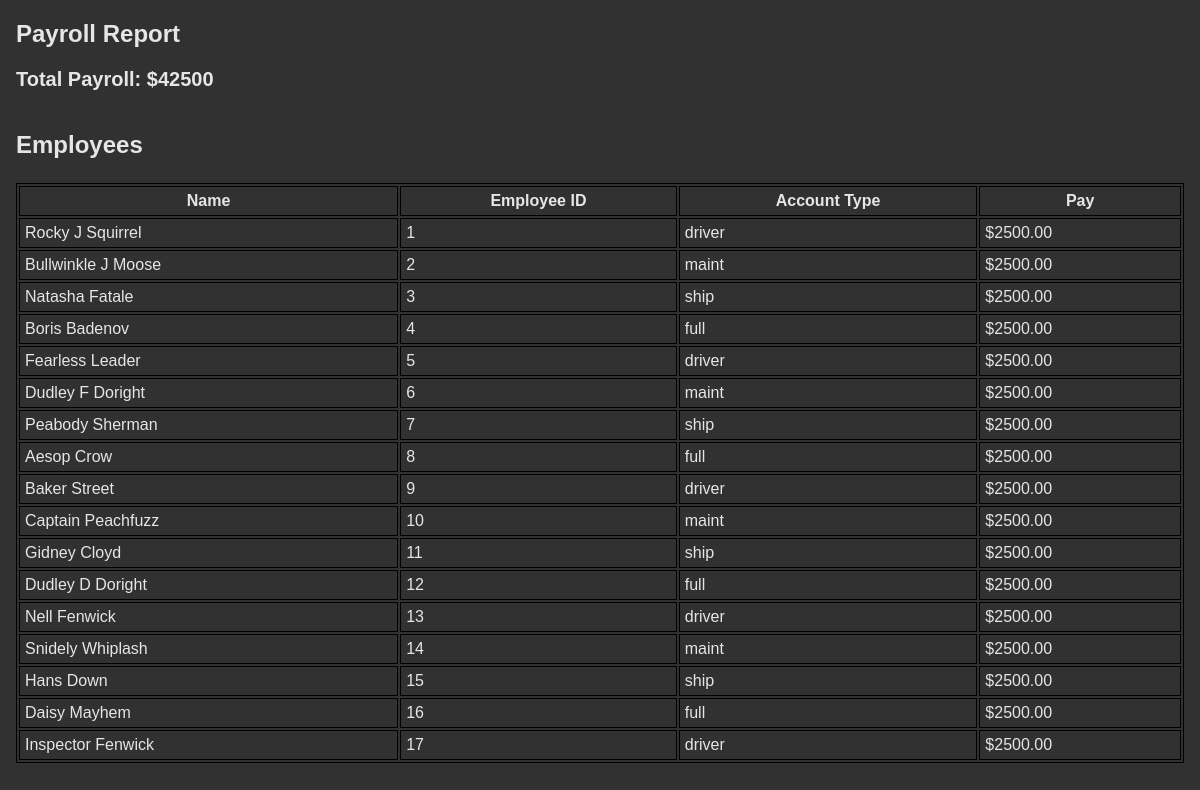
/payReport/25/25/, run on the app's committed database.
### truckr/models.py (models this page shows, shortened)
class employee(models.Model):
    fName = models.CharField(max_length=30)
    mName = models.CharField(max_length=30)
    lName = models.CharField(max_length=30)
    username = models.CharField(max_length=30)
    street = models.CharField(max_length=30)
    city = models.CharField(max_length=30)
    state = models.CharField(max_length=30)
    zipCode = models.CharField(max_length=5)
    homePhone= models.CharField(max_length=10)
    cellPhone= models.CharField(max_length=10)
    pay = models.DecimalField(max_digits=10, decimal_places=2)
    startDate = models.DateTimeField('Start Date')
    employeeID = models.IntegerField(primary_key=True)

### truckr/views.py (the view)
# urls.py: path('payReport/<int:year>/<int:month>/',views.payReport, name = 'payReport'),
def payReport(request, year, month):
    username = request.user.username
    nav = navigation(username)
    period = str(year) + str('{:02d}'.format(month))
    print('*' * 12,period)
    total = employee.objects.raw("SELECT truckr_account.employeeID, sum(pay) as total FROM payReport JOIN truckr_account ON payReport.ID = truckr_account.employeeID WHERE (yr||mo) <= '{}';".format(period))
    elst = employee.objects.raw("SELECT * FROM payReport JOIN truckr_account ON payReport.ID = truckr_account.employeeID WHERE (yr||mo) <= '{}';".format(period))
    filt = employee.objects.raw("SELECT truckr_account.employeeID,username,accountType FROM truckr_employee JOIN truckr_account ON truckr_employee.employeeID = truckr_account.employeeID WHERE accountType = 'full' and username = '{}';".format(username))
    context = {'nav':nav, 'total':total,'filt':filt,'elst':elst}
    return(render(request,'truckr/payReport.html',context))

### truckr/views.py (called while the page is built)
def navigation(username):
    nav = navbar.objects.raw(""" SELECT * FROM truckr_employee JOIN truckr_account ON truckr_employee.employeeID = truckr_account.employeeID JOIN truckr_navbar ON truckr_account.accountType = truckr_navbar.accountType WHERE truckr_employee.username = '%s' ORDER BY id; """ % username)
    return nav

### truckr/templates/truckr/payReport.html (shortened to what this page needs)
{% load static %}
<!DOCTYPE html>
<html>
  <head>
    <link rel="stylesheet" type="text/css" href="{% static 'css/style.css'%}">
  </head>
<body>
	<h2>Payroll Report</h2>
{% if total %}
	{% for i in total %}
	<h4>	Total Payroll: ${{i.total}}</h4>
	{% endfor %}
{% endif %}
<h3>Employees</h3>
<table style="width:100%">
       	<tr>
	       	<th>Name</th>
		<th>Employee ID</th>
	       	<th>Account Type</th>
		<th>Pay</th>
       	</tr>
	{% if elst %}
		{% for l in elst %}
			<tr>
				<td>{{l.fullName}}</td>
				<td>{{l.employeeID}}</td>
				<td>{{l.accountType}}</td>
				<td>${{l.pay}}</td>
			</tr>
		{% endfor %}
		{% else %}
		No records for selected month
	{% endif %}
		</table>
<br>
</body>
</html>

### static/css/style.css (style rules this page uses)
body { font-family: Arial, sans-serif; background-color: #313131; color:#e6e6e6; margin: 0; padding: 0; margin-left:1em; margin-right:1em; }
h3 { font-size: 24px; margin-top: 40px; }
h4 { font-size: 20px; margin-top: 20px; }
table, th, td { border:1px solid black; }
th, td { margin-left: 5px; padding: 5px; }

### data on the page
employee: total "42500", fullName "Rocky J Squirrel", employeeID "1", accountType "driver", pay "2500.00"
employee: fullName "Bullwinkle J Moose", employeeID "2", accountType "maint", pay "2500.00"
employee: fullName "Natasha Fatale", employeeID "3", accountType "ship", pay "2500.00"
employee: fullName "Boris Badenov", employeeID "4", accountType "full", pay "2500.00"
employee: fullName "Fearless Leader", employeeID "5", accountType "driver", pay "2500.00"
employee: fullName "Dudley F Doright", employeeID "6", accountType "maint", pay "2500.00"
employee: fullName "Peabody Sherman", employeeID "7", accountType "ship", pay "2500.00"
employee: fullName "Aesop Crow", employeeID "8", accountType "full", pay "2500.00"
employee: fullName "Baker Street", employeeID "9", accountType "driver", pay "2500.00"
employee: fullName "Captain Peachfuzz", employeeID "10", accountType "maint", pay "2500.00"
employee: fullName "Gidney Cloyd", employeeID "11", accountType "ship", pay "2500.00"
employee: fullName "Dudley D Doright", employeeID "12", accountType "full", pay "2500.00"
employee: fullName "Nell Fenwick", employeeID "13", accountType "driver", pay "2500.00"
employee: fullName "Snidely Whiplash", employeeID "14", accountType "maint", pay "2500.00"
employee: fullName "Hans Down", employeeID "15", accountType "ship", pay "2500.00"
employee: fullName "Daisy Mayhem", employeeID "16", accountType "full", pay "2500.00"
employee: fullName "Inspector Fenwick", employeeID "17", accountType "driver", pay "2500.00"
